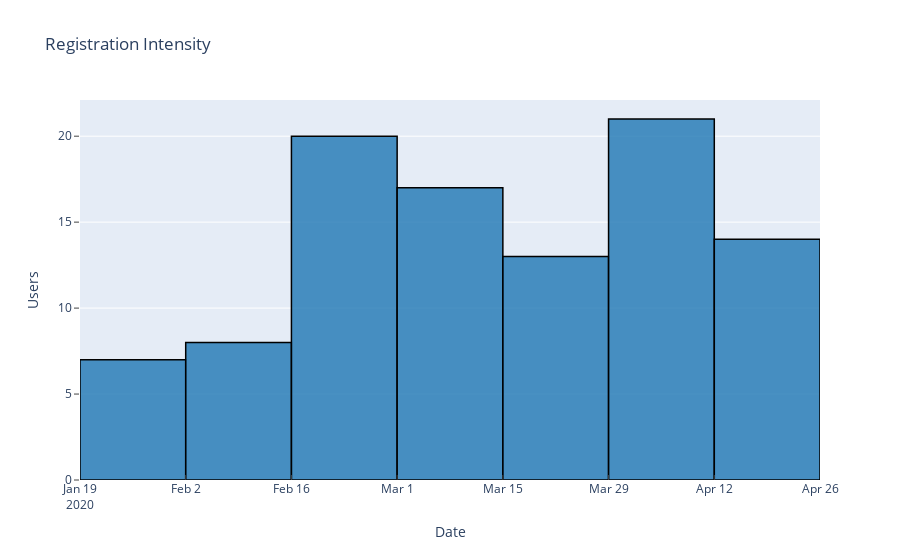
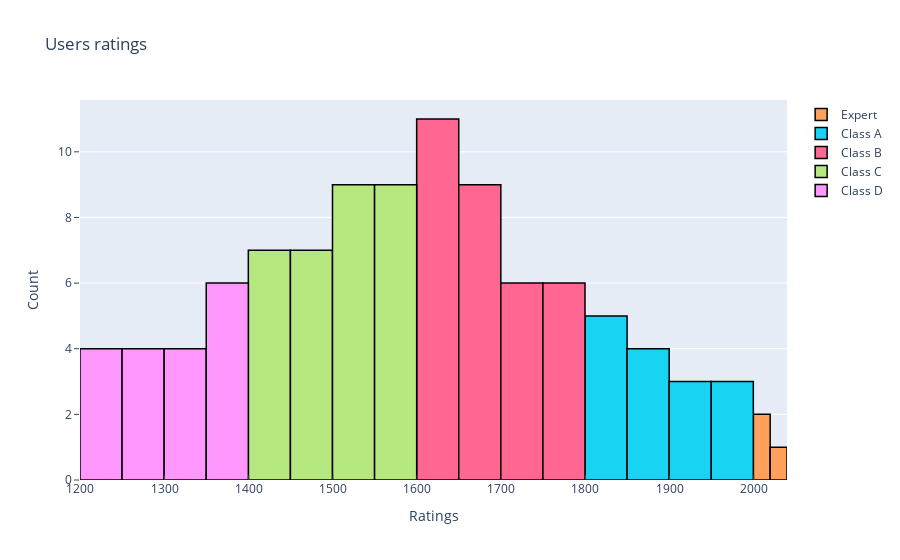
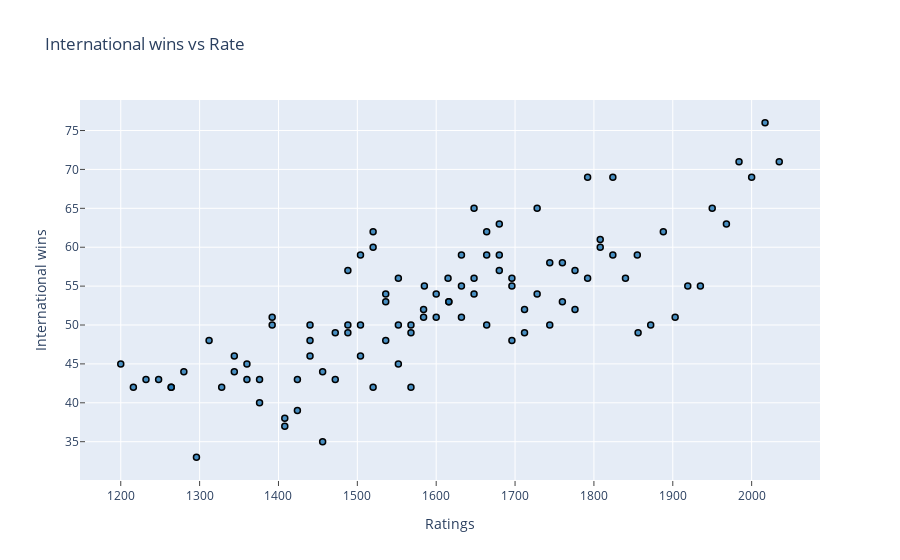
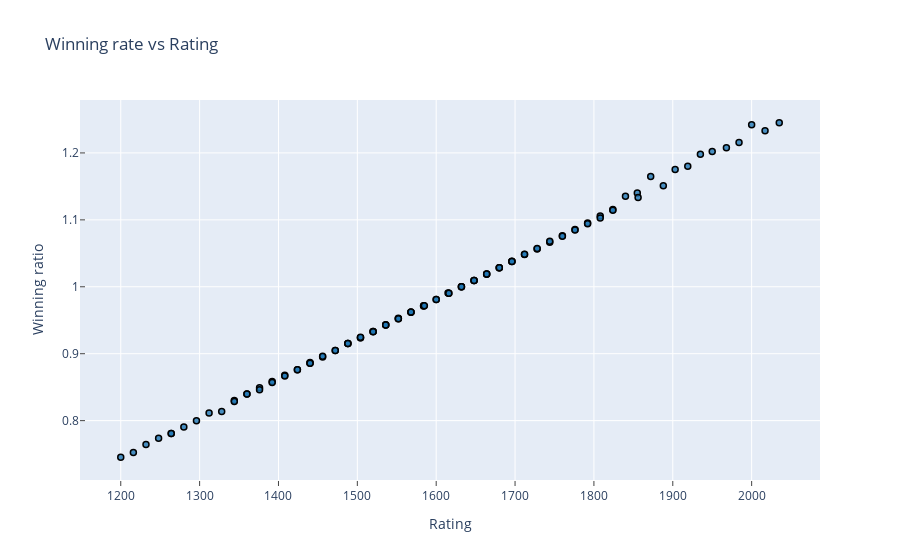

These figures' notebook cell, in order:
### Code cell
iplot(figs.registration_intensity_histogram(df))
iplot(figs.players_category_histogram(df))
iplot(figs.player_iwin_vs_rate_scatter(df)) 
iplot(figs.player_win_ratio_vs_rate(df))

### Figure 1 — Plotly figure (JSON) as saved in the notebook; plotly's stock layout.template omitted (floating-point values rounded to 4 significant figures)
{"data": [{"marker": {"color": "rgba(31, 119, 180, 0.8)", "line": {"color": "rgb(0,0,0)", "width": 1.5}}, "type": "histogram", "x": ["2020-01-27", "2020-01-27", "2020-01-27", "2020-01-29", "2020-01-30", "2020-01-30", "2020-01-31", "2020-02-02", "2020-02-03", "2020-02-03", "2020-02-05", "2020-02-09", "2020-02-10", "2020-02-11", "2020-02-11", "2020-02-16", "2020-02-16", "2020-02-18", "2020-02-18", "2020-02-18", "2020-02-19", "2020-02-20", "2020-02-20", "2020-02-21", "2020-02-21", "2020-02-24", "2020-02-24", "2020-02-24", "2020-02-25", "2020-02-27", "2020-02-28", "2020-02-28", "2020-02-28", "2020-02-29", "2020-02-29", "2020-03-01", "2020-03-01", "2020-03-02", "2020-03-02", "2020-03-03", "2020-03-05", "2020-03-06", "2020-03-07", "2020-03-08", "2020-03-08", "2020-03-08", "2020-03-08", "2020-03-08", "2020-03-08", "2020-03-09", "2020-03-10", "2020-03-14", "2020-03-16", "2020-03-17", "2020-03-20", "2020-03-21", "2020-03-21", "2020-03-21", "2020-03-22", "2020-03-22", "2020-03-23", "2020-03-26", "2020-03-28", "2020-03-28", "2020-03-28", "2020-03-31", "2020-04-01", "2020-04-01", "2020-04-02", "2020-04-02", "2020-04-02", "2020-04-02", "2020-04-02", "2020-04-03", "2020-04-03", "2020-04-04", "2020-04-07", "2020-04-08", "2020-04-08", "2020-04-09", "2020-04-09", "2020-04-09", "2020-04-09", "2020-04-10", "2020-04-11", "2020-04-11", "2020-04-12", "2020-04-13", "2020-04-14", "2020-04-15", "2020-04-15", "2020-04-15", "2020-04-16", "2020-04-17", "2020-04-19", "2020-04-21", "2020-04-21", "2020-04-23", "2020-04-23", "2020-04-24"]}], "layout": {"barmode": "group", "title": {"text": "Registration Intensity"}, "xaxis": {"ticklen": 5, "ticks": "inside", "title": {"text": "Date"}, "zeroline": false}, "yaxis": {"ticklen": 5, "ticks": "outside", "title": {"text": "Users"}, "zeroline": false}}}

### Figure 2 — Plotly figure (JSON) as saved in the notebook; plotly's stock layout.template omitted (floating-point values rounded to 4 significant figures)
{"data": [{"marker": {"line": {"color": "rgb(0,0,0)", "width": 1.5}}, "name": "Grand Master", "type": "histogram", "x": []}, {"marker": {"line": {"color": "rgb(0,0,0)", "width": 1.5}}, "name": "International Master", "type": "histogram", "x": []}, {"marker": {"line": {"color": "rgb(0,0,0)", "width": 1.5}}, "name": "Master", "type": "histogram", "x": []}, {"marker": {"line": {"color": "rgb(0,0,0)", "width": 1.5}}, "name": "Candidate Master", "type": "histogram", "x": []}, {"marker": {"line": {"color": "rgb(0,0,0)", "width": 1.5}}, "name": "Expert", "type": "histogram", "x": [2000, 2035, 2017]}, {"marker": {"line": {"color": "rgb(0,0,0)", "width": 1.5}}, "name": "Class A", "type": "histogram", "x": [1824, 1808, 1919, 1840, 1888, 1855, 1808, 1984, 1856, 1935, 1950, 1824, 1968, 1903, 1872]}, {"marker": {"line": {"color": "rgb(0,0,0)", "width": 1.5}}, "name": "Class B", "type": "histogram", "x": [1664, 1680, 1680, 1600, 1744, 1776, 1696, 1792, 1792, 1648, 1648, 1696, 1632, 1744, 1776, 1615, 1712, 1648, 1760, 1728, 1632, 1680, 1712, 1664, 1664, 1616, 1600, 1728, 1616, 1696, 1760, 1632]}, {"marker": {"line": {"color": "rgb(0,0,0)", "width": 1.5}}, "name": "Class C", "type": "histogram", "x": [1440, 1504, 1488, 1488, 1536, 1424, 1408, 1424, 1520, 1568, 1536, 1584, 1520, 1456, 1440, 1568, 1536, 1552, 1552, 1408, 1456, 1520, 1552, 1584, 1585, 1504, 1472, 1488, 1504, 1568, 1440, 1472]}, {"marker": {"line": {"color": "rgb(0,0,0)", "width": 1.5}}, "name": "Class D", "type": "histogram", "x": [1344, 1392, 1296, 1360, 1360, 1216, 1264, 1344, 1312, 1264, 1200, 1248, 1376, 1232, 1280, 1376, 1392, 1328]}, {"marker": {"line": {"color": "rgb(0,0,0)", "width": 1.5}}, "name": "novices", "type": "histogram", "x": []}], "layout": {"barmode": "overlay", "title": {"text": "Users ratings"}, "xaxis": {"ticklen": 5, "ticks": "inside", "title": {"text": "Ratings"}, "zeroline": false}, "yaxis": {"ticklen": 5, "ticks": "outside", "title": {"text": "Count"}, "zeroline": false}}}

### Figure 3 — Plotly figure (JSON) as saved in the notebook; plotly's stock layout.template omitted (floating-point values rounded to 4 significant figures)
{"data": [{"marker": {"color": "rgba(31, 119, 180, 0.8)", "line": {"color": "rgb(0,0,0)", "width": 1.5}}, "mode": "markers", "type": "scatter", "x": [1664, 1440, 1504, 1680, 1488, 1680, 1488, 1600, 1744, 1776, 1536, 1824, 1696, 1344, 1792, 1392, 1424, 1792, 1648, 1648, 1808, 1408, 2000, 1696, 1632, 1424, 1744, 1776, 1296, 1520, 1919, 1568, 1536, 1360, 1584, 1520, 1360, 1456, 1615, 1216, 1264, 1440, 1344, 1312, 1712, 1648, 1568, 1840, 1536, 1888, 1760, 1552, 1855, 1552, 1728, 1632, 1264, 1200, 1680, 1408, 2035, 1456, 1248, 1376, 1520, 1552, 1808, 1712, 1232, 1664, 1584, 1664, 1616, 1280, 1600, 2017, 1728, 1984, 1585, 1856, 1504, 1935, 1950, 1472, 1488, 1504, 1568, 1824, 1376, 1616, 1440, 1696, 1968, 1392, 1760, 1472, 1632, 1903, 1872, 1328], "y": [50, 46, 46, 63, 50, 59, 49, 51, 50, 57, 54, 69, 56, 44, 56, 50, 39, 69, 65, 54, 60, 38, 69, 48, 59, 43, 58, 52, 33, 42, 55, 42, 53, 45, 51, 60, 43, 35, 56, 42, 42, 50, 46, 48, 49, 56, 50, 56, 48, 62, 53, 50, 59, 45, 54, 51, 42, 45, 57, 37, 71, 44, 43, 40, 62, 56, 61, 52, 43, 62, 52, 59, 53, 44, 54, 76, 65, 71, 55, 49, 50, 55, 65, 43, 57, 59, 49, 59, 43, 53, 48, 55, 63, 51, 58, 49, 55, 51, 50, 42]}], "layout": {"title": {"text": "International wins vs Rate"}, "xaxis": {"ticklen": 5, "ticks": "outside", "title": {"text": "Ratings"}, "zeroline": false}, "yaxis": {"ticklen": 5, "ticks": "inside", "title": {"text": "International wins"}, "zeroline": false}}}

### Figure 4 — Plotly figure (JSON) as saved in the notebook; plotly's stock layout.template omitted (floating-point values rounded to 4 significant figures)
{"data": [{"marker": {"color": "rgba(31, 119, 180, 0.8)", "line": {"color": "rgb(0,0,0)", "width": 1.5}}, "mode": "markers", "type": "scatter", "x": [1664, 1440, 1504, 1680, 1488, 1680, 1488, 1600, 1744, 1776, 1536, 1824, 1696, 1344, 1792, 1392, 1424, 1792, 1648, 1648, 1808, 1408, 2000, 1696, 1632, 1424, 1744, 1776, 1296, 1520, 1919, 1568, 1536, 1360, 1584, 1520, 1360, 1456, 1615, 1216, 1264, 1440, 1344, 1312, 1712, 1648, 1568, 1840, 1536, 1888, 1760, 1552, 1855, 1552, 1728, 1632, 1264, 1200, 1680, 1408, 2035, 1456, 1248, 1376, 1520, 1552, 1808, 1712, 1232, 1664, 1584, 1664, 1616, 1280, 1600, 2017, 1728, 1984, 1585, 1856, 1504, 1935, 1950, 1472, 1488, 1504, 1568, 1824, 1376, 1616, 1440, 1696, 1968, 1392, 1760, 1472, 1632, 1903, 1872, 1328], "y": [1.019, 0.8857, 0.9238, 1.029, 0.9151, 1.028, 0.9151, 0.9811, 1.067, 1.086, 0.9434, 1.115, 1.038, 0.8302, 1.095, 0.8585, 0.8762, 1.094, 1.01, 1.009, 1.106, 0.8679, 1.242, 1.038, 1, 0.8762, 1.068, 1.085, 0.8, 0.9333, 1.18, 0.9619, 0.9429, 0.8396, 0.9717, 0.9333, 0.8396, 0.8952, 0.9906, 0.7524, 0.781, 0.8868, 0.8286, 0.8113, 1.048, 1.009, 0.9619, 1.135, 0.9429, 1.151, 1.076, 0.9528, 1.14, 0.9524, 1.057, 1, 0.781, 0.7453, 1.029, 0.8667, 1.245, 0.8962, 0.7736, 0.8491, 0.9327, 0.9524, 1.103, 1.049, 0.7642, 1.019, 0.9714, 1.019, 0.9905, 0.7905, 0.9811, 1.233, 1.057, 1.216, 0.9717, 1.133, 0.9238, 1.198, 1.202, 0.9048, 0.9151, 0.9245, 0.9623, 1.114, 0.8462, 0.9905, 0.8857, 1.038, 1.208, 0.8571, 1.075, 0.9048, 1, 1.175, 1.165, 0.8137]}], "layout": {"title": {"text": "Winning rate vs Rating"}, "xaxis": {"ticklen": 5, "ticks": "outside", "title": {"text": "Rating"}, "zeroline": false}, "yaxis": {"ticklen": 5, "ticks": "inside", "title": {"text": "Winning ratio"}, "zeroline": false}}}
